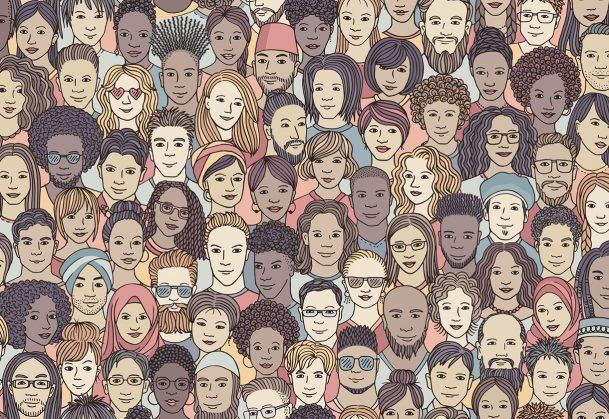
#> input picture lol.jpg, 609 x 419 px, found by its file name
$ python face.py
#> lines starting #> are read from the running program, lines starting #| are printed output that depends on the picture; after the words box and inside, x2 and y2 are one past the last pixel; in counts of white or black regions, pixels touching at a corner belong together
import cv2
import sys

image = cv2.imread('/home/user/lol.jpg')
#> image is the input picture: shape (419, 609, 3); mean B, G, R 132.2, 142.5, 160.4
gray = cv2.cvtColor(image, cv2.COLOR_BGR2GRAY)
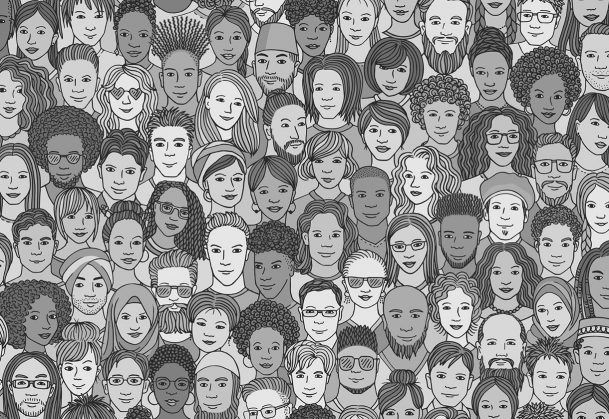
#> gray: shape (419, 609); min 7, max 252, mean 146.7

faceCascade = cv2.CascadeClassifier(cv2.data.haarcascades + "haarcascade_frontalface_default.xml")
faces = faceCascade.detectMultiScale(
    gray,
    scaleFactor=1.3,
    minNeighbors=3,
    minSize=(30, 30)
)
#> faces = 53 rows, first 6: [394, 159, 46, 46], [9, 12, 51, 51], [110, 16, 50, 50], [202, 18, 52, 52], [464, 53, 51, 51], [156, 55, 50, 50]

print("[INFO] Found {0} Faces.".format(len(faces)))
#| [INFO] Found 53 Faces.

for (x, y, w, h) in faces:
    cv2.rectangle(image, (x, y), (x + w, y + h), (0, 255, 0), 2)
    roi_color = image[y:y + h, x:x + w]
    print("[INFO] Object found. Saving locally.")
    cv2.imwrite(str(w) + str(h) + '_faces.jpg', roi_color)
#> this loop made 53 passes
#> (x, y, w, h) on passes 1 to 12: (394, 159, 46, 46), (9, 12, 51, 51), (110, 16, 50, 50), (202, 18, 52, 52), (464, 53, 51, 51), (156, 55, 50, 50), (52, 60, 52, 52), (303, 69, 50, 50), (100, 74, 53, 53), (522, 76, 52, 52), (202, 80, 51, 51), (416, 94, 50, 50)
#| [INFO] Object found. Saving locally.
#| [INFO] Object found. Saving locally.
#| [INFO] Object found. Saving locally.
#| [INFO] Object found. Saving locally.
#| [INFO] Object found. Saving locally.
#| [INFO] Object found. Saving locally.
#| [INFO] Object found. Saving locally.
#| [INFO] Object found. Saving locally.
#> (further printed lines are left out)
#> pass 1, `roi_color = image[y:y + h, x:x + w]`:
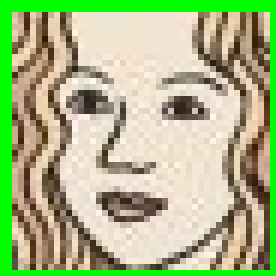
#> roi_color: shape (46, 46, 3) (shown 6 times larger); mean B, G, R 133.8, 183.7, 167.2
#> pass 2, `roi_color = image[y:y + h, x:x + w]`:
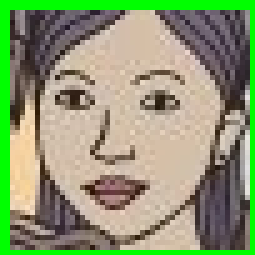
#> roi_color: shape (51, 51, 3) (shown 5 times larger); mean B, G, R 113.7, 153.4, 139.6
#> pass 3, `roi_color = image[y:y + h, x:x + w]`:
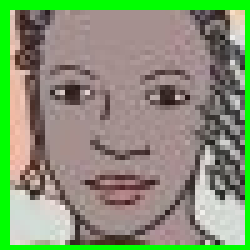
#> roi_color: shape (50, 50, 3) (shown 5 times larger); mean B, G, R 115.9, 148, 133.2
#> after the loop:
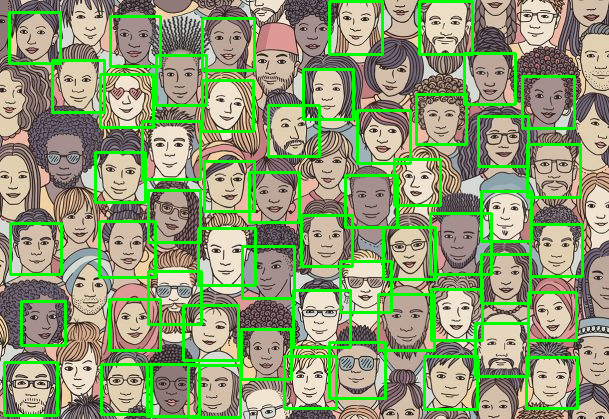
#> image: shape (419, 609, 3); 12.36% of pixels changed, all inside (x1, y1, x2, y2) = (3, 0, 584, 419)

status = cv2.imwrite('faces_detected.jpg', image)
print("[INFO] Image faces_detected.jpg written to filesystem: ", status)
#| [INFO] Image faces_detected.jpg written to filesystem:  True
